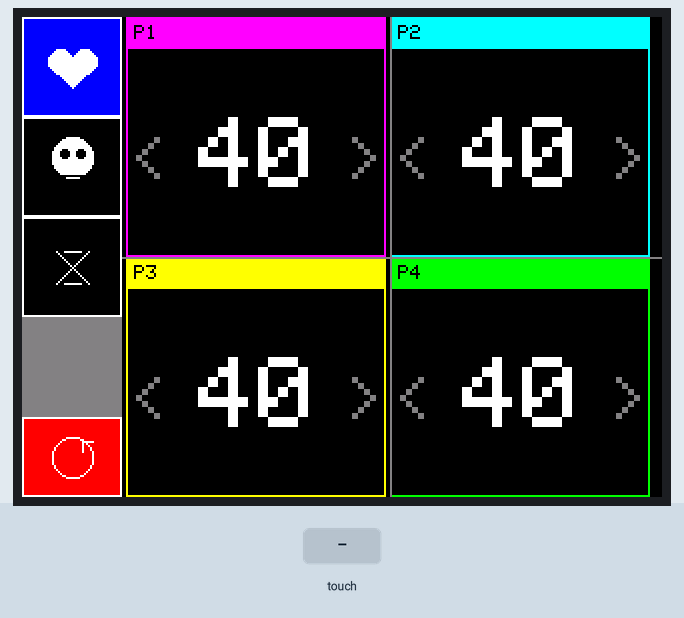
Simulated run of this sketch. Board: Arduino Uno, built with avr-gcc and run on an emulated ATmega328P. On the bench: 320×240 colour display. Inputs (shaded band) come from the test bench.

Above: at 1.5 s.
1.6 s: touch panel pressed at 38 % / 90 % of its raw x / y range
At 2.7 s:
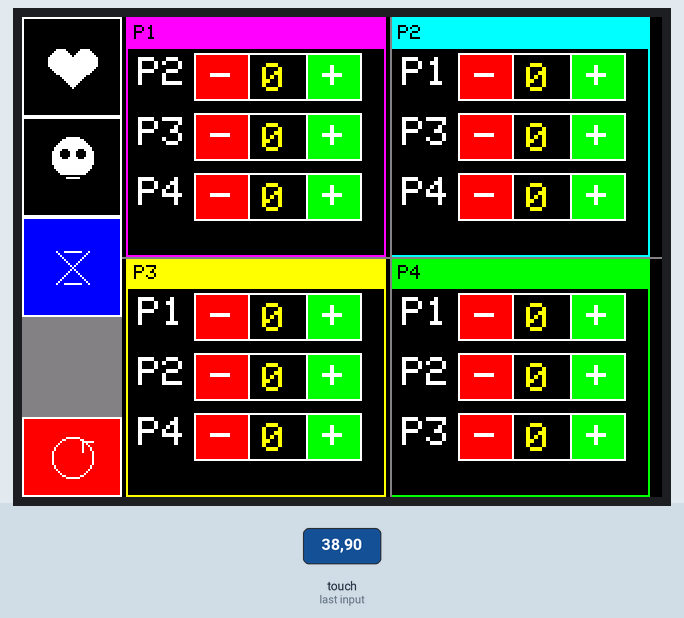
3.3 s: touch panel pressed at 62 % / 90 % of its raw x / y range
At 4.6 s:
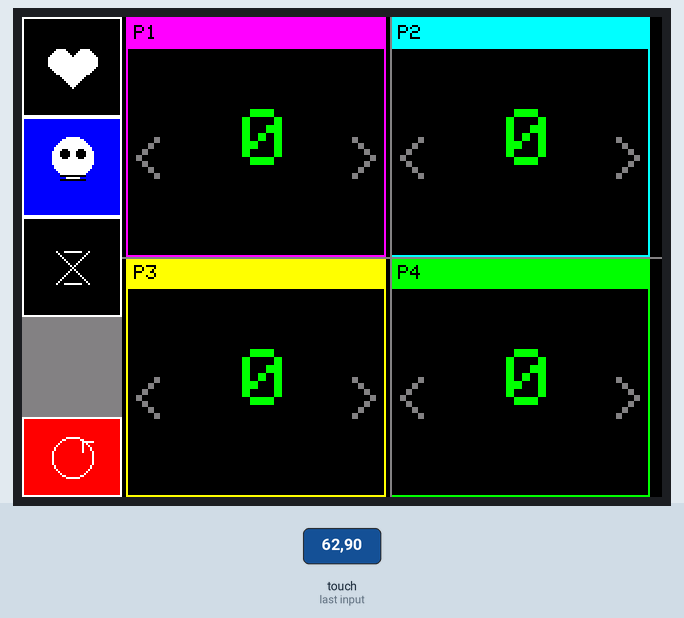
4.9 s: touch panel pressed at 87 % / 90 % of its raw x / y range
At 6.1 s:
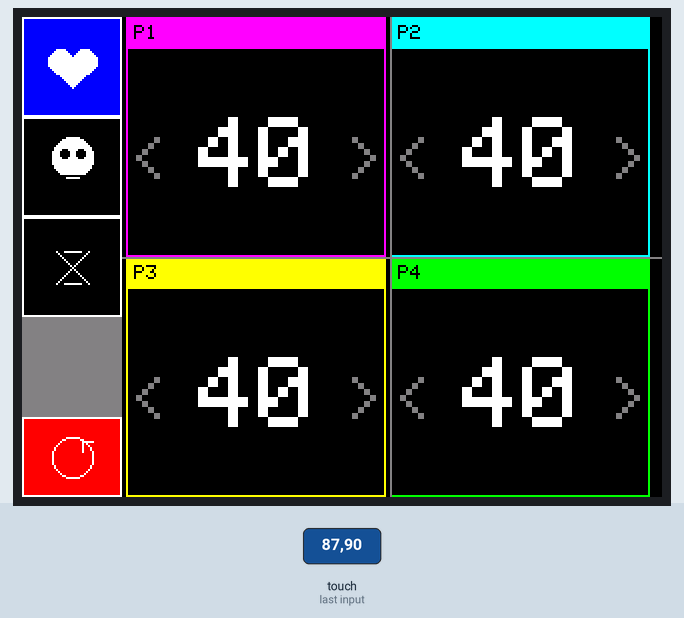
Timing chart, 0 to 7.9 s (numbered marks = the images above; inputs shaded):
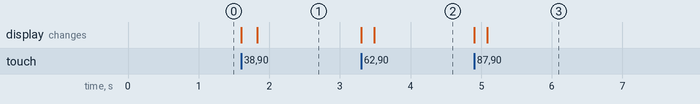

Measured:
- after the input at 1.6 s, the display: first changes at once (image 1 shows a later state)
- after the input at 3.3 s, the display: first changes at once (image 2 shows a later state)
- after the input at 4.9 s, the display: first changes at once (image 3 shows a later state)

The sketch:

mtg_life_counter.ino
```cpp
#include <Elegoo_GFX.h>    // Core graphics library
#include <Elegoo_TFTLCD.h> // Hardware-specific library
#include <TouchScreen.h>

#if defined(__SAM3X8E__)
#undef __FlashStringHelper::F(string_literal)
#define F(string_literal) string_literal
#endif

/************ Touch wiring ************/
#define YP A3 // must be analog
#define XM A2 // must be analog
#define YM 9  // digital OK
#define XP 8  // digital OK

/************ Touch calibration ************/
#define TS_MINX 120
#define TS_MAXX 900
#define TS_MINY 70
#define TS_MAXY 920

TouchScreen ts = TouchScreen(XP, YP, XM, YM, 300);
#define MINPRESSURE 10
#define MAXPRESSURE 1000

/************ TFT control pins ************/
#define LCD_CS A3
#define LCD_CD A2
#define LCD_WR A1
#define LCD_RD A0
#define LCD_RESET A4

/************ Colors ************/
#define BLACK 0x0000
#define WHITE 0xFFFF
#define RED 0xF800
#define GREEN 0x07E0
#define BLUE 0x001F
#define YELLOW 0xFFE0
#define CYAN 0x07FF
#define MAGENTA 0xF81F
#define GRAY 0x8410

/************ Game data ************/
const uint8_t NUM_PLAYERS = 4;
int16_t lifeT[NUM_PLAYERS] = {40, 40, 40, 40}; // life totals
uint8_t poisonT[NUM_PLAYERS] = {0, 0, 0, 0};   // poison counters (0..10)
// commander damage: damageTaken[defender][attacker]
uint8_t cmdmg[NUM_PLAYERS][NUM_PLAYERS];

/************ Modes ************/
enum PanelMode : uint8_t {
  MODE_LIFE = 0,
  MODE_POISON = 1,
  MODE_CMDMG = 2
};
uint8_t currentMode = MODE_LIFE;

/************ Layout ************/
#define SIDEBAR_W 50
#define SIDEBAR_BTN_H 50
#define PANEL_W 130
#define PANEL_H 120

const int16_t gap = 2;
const int16_t PX[NUM_PLAYERS] = {SIDEBAR_W + gap, SIDEBAR_W + PANEL_W + 2*gap,
                                  SIDEBAR_W + gap, SIDEBAR_W + PANEL_W + 2*gap};
const int16_t PY[NUM_PLAYERS] = {0, 0, 120, 120};

// Sidebar buttons
struct Rect { int16_t x, y, w, h; };
static inline bool inRect(int16_t x, int16_t y, const Rect &r) {
  return (x >= r.x && x < (r.x + r.w) && y >= r.y && y < (r.y + r.h));
}
Rect btnLife   = {0, 0, SIDEBAR_W, SIDEBAR_BTN_H};
Rect btnPoison = {0, SIDEBAR_BTN_H, SIDEBAR_W, SIDEBAR_BTN_H};
Rect btnCmdmg  = {0, SIDEBAR_BTN_H * 2, SIDEBAR_W, SIDEBAR_BTN_H};
Rect btnReset  = {0, 240 - 40, SIDEBAR_W, 40};

unsigned long touchStartTime = 0;
bool isHoldingReset = false;

// Per-player accent colors
const uint16_t ACC[NUM_PLAYERS] = {MAGENTA, CYAN, YELLOW, GREEN};

Elegoo_TFTLCD tft(LCD_CS, LCD_CD, LCD_WR, LCD_RD, LCD_RESET);

#define PENRADIUS 3

/************ UI Helpers ************/
void drawButton(const Rect &r, uint16_t fill, uint16_t border, const char *label, uint8_t tsize = 2, uint16_t tcolor = WHITE) {
  tft.fillRect(r.x, r.y, r.w, r.h, fill);
  tft.drawRect(r.x, r.y, r.w, r.h, border);
  tft.setTextColor(tcolor);
  tft.setTextSize(tsize);
  // center label
  int16_t cx = r.x + (r.w / 2) - (strlen(label) * 6 * tsize) / 2;
  int16_t cy = r.y + (r.h / 2) - (8 * tsize) / 2;
  tft.setCursor(cx, cy);
  tft.print(label);
}

void drawTitle(uint8_t p) {
  int16_t x = PX[p], y = PY[p];
  tft.drawRect(x, y, PANEL_W, PANEL_H, ACC[p]);
  tft.fillRect(x, y, PANEL_W, 16, ACC[p]);
  tft.setTextColor(BLACK);
  tft.setTextSize(1);
  tft.setCursor(x + 4, y + 4);
  tft.print("P");
  tft.print(p + 1);
}

void clearPanelBody(uint8_t p) {
  int16_t x = PX[p], y = PY[p];
  tft.fillRect(x + 1, y + 17, PANEL_W - 2, PANEL_H - 18, BLACK);
}

/************ Panel UI ************/
void drawPanelLife(uint8_t p) {
  int16_t x = PX[p], y = PY[p];
  drawTitle(p);
  clearPanelBody(p);

  // Big life number
  tft.setTextColor(WHITE);
  tft.setTextSize(5);
  int16_t numX = x , numY = y + PANEL_H / 2 - 10;
  if (lifeT[p] < 100 && lifeT[p] > -10) numX = x + 48;
  tft.setCursor(numX - 12, numY);
  tft.print(lifeT[p]);

  // < and > buttons
  tft.setTextColor(GRAY);
  tft.setTextSize(3);
  tft.setCursor(x + 2 , y + PANEL_H / 2);
  tft.print("<");
  tft.setCursor(x + PANEL_W - 20, y + PANEL_H / 2);
  tft.print(">");
}

void drawPanelPoison(uint8_t p) {
  int16_t x = PX[p], y = PY[p];
  drawTitle(p);
  clearPanelBody(p);

  // Value
  tft.setTextColor(GREEN);
  tft.setTextSize(4);
  tft.setCursor(x + 58, y + 46);
  tft.print(poisonT[p]);

  // < and > buttons
  tft.setTextColor(GRAY);
  tft.setTextSize(3);
  tft.setCursor(x + 2 , y + PANEL_H / 2);
  tft.print("<");
  tft.setCursor(x + PANEL_W - 20, y + PANEL_H / 2);
  tft.print(">");
}

void drawPanelCmdmg(uint8_t p) {
  int16_t x = PX[p], y = PY[p];
  drawTitle(p);
  clearPanelBody(p);

  uint8_t row = 0;
  for (uint8_t attacker = 0; attacker < NUM_PLAYERS; attacker++) {
    if (attacker == p) continue;
    int16_t ry = y + 20 + row * 30;
    // label
    tft.setTextColor(WHITE);
    tft.setTextSize(2);
    tft.setCursor(x + 6, ry);
    tft.print("P");
    tft.print(attacker + 1);

    // value
    Rect valBox = {x + 58, ry - 2, 36, 24};
    tft.drawRect(valBox.x, valBox.y, valBox.w, valBox.h, WHITE);
    tft.setTextColor(YELLOW);
    tft.setTextSize(2);
    tft.setCursor(valBox.x + 10, valBox.y + 5);
    tft.print(cmdmg[p][attacker]);

    // buttons
    Rect minus = {x + 34, ry - 2, 28, 24};
    Rect plus  = {x + 90, ry - 2, 28, 24};
    drawButton(minus, RED, WHITE, "-", 2);
    drawButton(plus, GREEN, WHITE, "+", 2);

    row++;
  }

  tft.setTextColor(GRAY);
  tft.setTextSize(1);
  tft.setCursor(x + 6, y + PANEL_H - 12);
}

void drawPanel(uint8_t p) {
  switch (currentMode) {
    case MODE_LIFE:   drawPanelLife(p); break;
    case MODE_POISON: drawPanelPoison(p); break;
    case MODE_CMDMG:  drawPanelCmdmg(p); break;
  }
}

void drawIconButton(const Rect &r, uint16_t fill, uint16_t border, uint8_t iconType) {
  tft.fillRect(r.x, r.y, r.w, r.h, fill);
  tft.drawRect(r.x, r.y, r.w, r.h, border);

  int16_t cx = r.x + r.w / 2;
  int16_t cy = r.y + r.h / 2;

  switch(iconType) {
    case 0: // Life(Heart)
      tft.fillCircle(cx - 6, cy - 3, 6, WHITE);
      tft.fillCircle(cx + 6, cy - 3, 6, WHITE);
      tft.fillTriangle(cx - 12, cy - 3, cx + 12, cy - 3, cx, cy + 10, WHITE);
      break;

    case 1: // Poison(Skull)
      tft.fillCircle(cx, cy - 5, 10, WHITE);
      tft.fillCircle(cx - 4, cy - 7, 2, BLACK);
      tft.fillCircle(cx + 4, cy - 7, 2, BLACK);
      tft.drawLine(cx - 6, cy + 4, cx + 6, cy + 4, BLACK);
      tft.drawLine(cx - 6, cy + 6, cx + 6, cy + 6, BLACK);
      break;

    case 2: // Commander(Swords)
      tft.drawLine(cx - 8, cy - 8, cx + 8, cy + 8, WHITE);
      tft.drawLine(cx + 8, cy - 8, cx - 8, cy + 8, WHITE);
      tft.drawLine(cx - 4, cy + 8, cx + 4, cy + 8, WHITE);
      tft.drawLine(cx - 4, cy - 8, cx + 4, cy - 8, WHITE);
      break;

    case 3: // Reset(Arrow)
      tft.drawCircle(cx, cy, 10, WHITE);
      tft.drawLine(cx + 5, cy - 8, cx + 10, cy - 8, WHITE);
      tft.drawLine(cx + 5, cy - 8, cx + 5, cy - 3, WHITE);
      break;
  }
}

/************ Sidebar ************/
void drawSidebar() {
  tft.fillRect(0, 0, SIDEBAR_W, 240, GRAY);

  drawIconButton(btnLife,   (currentMode==MODE_LIFE)?BLUE:BLACK, WHITE, 0);
  drawIconButton(btnPoison, (currentMode==MODE_POISON)?BLUE:BLACK, WHITE, 1);
  drawIconButton(btnCmdmg,  (currentMode==MODE_CMDMG)?BLUE:BLACK, WHITE, 2);
  drawIconButton(btnReset,  RED, WHITE, 3);
}

/************ Draw All ************/
void drawAll() {
  tft.fillScreen(BLACK);
  drawSidebar();
  for (uint8_t p = 0; p < NUM_PLAYERS; p++) drawPanel(p);
  tft.drawLine(SIDEBAR_W + PANEL_W + gap*2, 0, SIDEBAR_W + PANEL_W + gap*2, 240, GRAY);
  tft.drawLine(SIDEBAR_W, 120, 320, 120, GRAY);
}

/************ Setup ************/
void setup() {
  Serial.begin(9600);
  tft.reset();
  uint16_t identifier = tft.readID();
  if (identifier == 0x0101) identifier = 0x9341;
  tft.begin(identifier);
  tft.setRotation(1);
  for (uint8_t i = 0; i < NUM_PLAYERS; i++)
    for (uint8_t j = 0; j < NUM_PLAYERS; j++)
      cmdmg[i][j] = 0;
  drawAll();
}

/************ Loop ************/
void loop() {
    TSPoint p = ts.getPoint();
    pinMode(XM, OUTPUT);
    pinMode(YP, OUTPUT);

    if (p.z <= MINPRESSURE || p.z >= MAXPRESSURE) return;

    int16_t x = constrain(map(p.y, TS_MAXY, TS_MINY, 0, tft.width()), 0, tft.width() - 1);
    int16_t y = constrain(map(p.x, TS_MAXX, TS_MINX, 0, tft.height()), 0, tft.height() - 1);

    // --- Sidebar buttons ---
    if (x < SIDEBAR_W) {
        if (y < SIDEBAR_BTN_H)           { currentMode = MODE_LIFE; drawAll(); delay(200); return; }
        else if (y < SIDEBAR_BTN_H * 2)  { currentMode = MODE_POISON; drawAll(); delay(200); return; }
        else if (y < SIDEBAR_BTN_H * 3)  { currentMode = MODE_CMDMG; drawAll(); delay(200); return; }
        else if (y >= 240 - 40) {  // Reset
            if (!isHoldingReset) { isHoldingReset = true; touchStartTime = millis(); }
            else if (millis() - touchStartTime >= 2000) {
                for (uint8_t i = 0; i < NUM_PLAYERS; i++) {
                    lifeT[i] = 40;
                    poisonT[i] = 0;
                    for (uint8_t j = 0; j < NUM_PLAYERS; j++) cmdmg[i][j] = 0;
                }
                currentMode = MODE_LIFE;
                drawAll(); delay(500); isHoldingReset = false;
            }
        } else {
            isHoldingReset = false;
        }
        return;
    }

    // --- Determine which panel ---
    int8_t panel = -1;
    for (uint8_t i = 0; i < NUM_PLAYERS; i++) {
        if (x >= PX[i] && x < PX[i] + PANEL_W &&
            y >= PY[i] && y < PY[i] + PANEL_H) {
            panel = i;
            break;
        }
    }
    if (panel < 0) return;

    int16_t x0 = PX[panel], y0 = PY[panel];

    // --- Life or Poison Mode ---
    if (currentMode == MODE_LIFE || currentMode == MODE_POISON) {
        bool changed = false;
        if (x < x0 + PANEL_W / 2) {  // Left half = <
            if (currentMode == MODE_LIFE)      { lifeT[panel]--; changed = true; }
            else if (currentMode == MODE_POISON && poisonT[panel] > 0) { poisonT[panel]--; changed = true; }
        } else {                       // Right half = >
            if (currentMode == MODE_LIFE)      { lifeT[panel]++; changed = true; }
            else if (currentMode == MODE_POISON && poisonT[panel] < 10) { poisonT[panel]++; changed = true; }
        }
        if (changed) { drawPanel(panel); delay(150); }
        return;
    }

    // --- Commander Damage ---
    if (currentMode == MODE_CMDMG) {
        uint8_t idx = 0;
        for (uint8_t attacker = 0; attacker < NUM_PLAYERS; attacker++) {
            if (attacker == panel) continue;
            int16_t ry = y0 + 20 + idx * 30;
            if (x >= x0 + 34 && x < x0 + 62 && y >= ry - 2 && y < ry + 22) { // minus
                if (cmdmg[panel][attacker] > 0) cmdmg[panel][attacker]--;
                drawPanel(panel); delay(140); return;
            }
            if (x >= x0 + 90 && x < x0 + 118 && y >= ry - 2 && y < ry + 22) { // plus
                if (cmdmg[panel][attacker] < 21) cmdmg[panel][attacker]++;
                drawPanel(panel); delay(140); return;
            }
            idx++;
        }
    }
}
```
